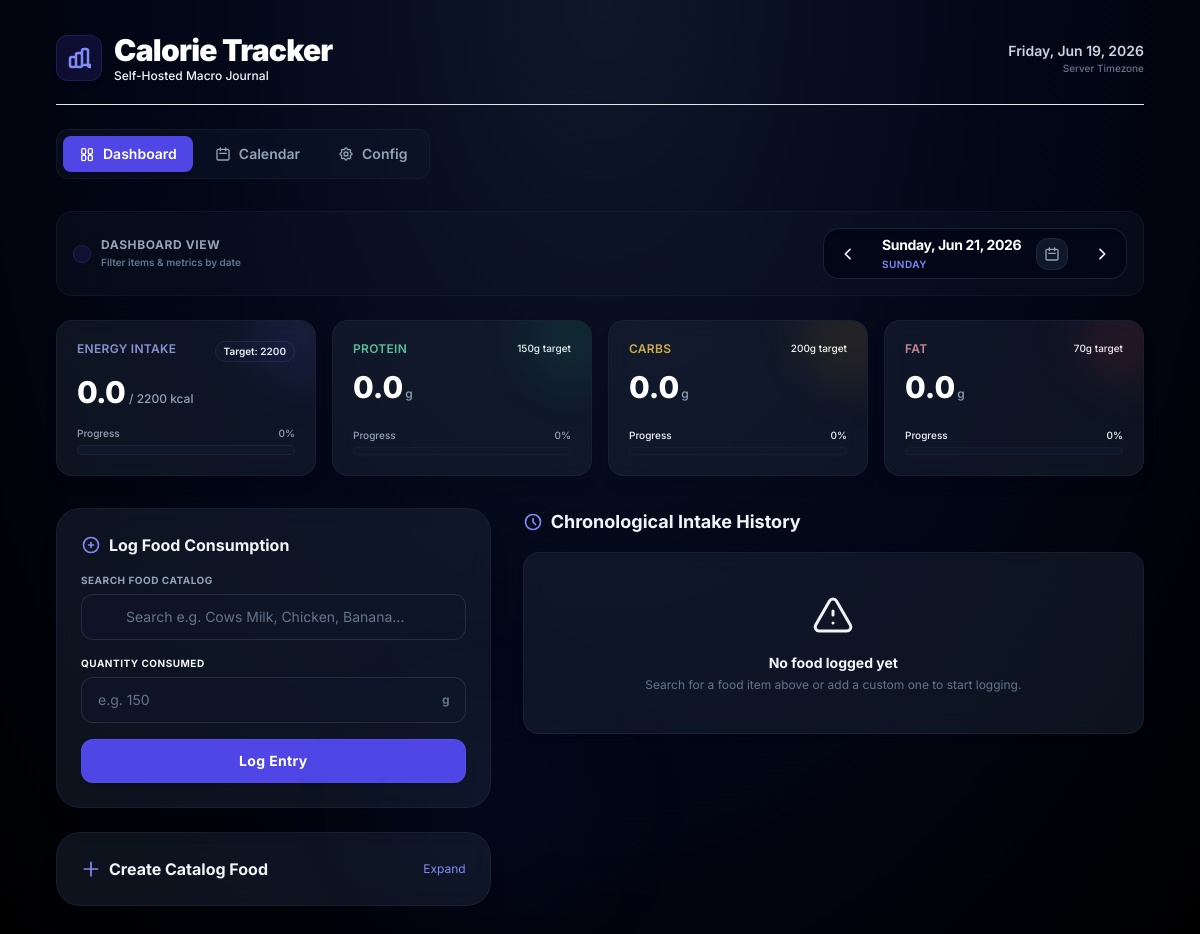
The app's page /?date=2026-06-21, older data.
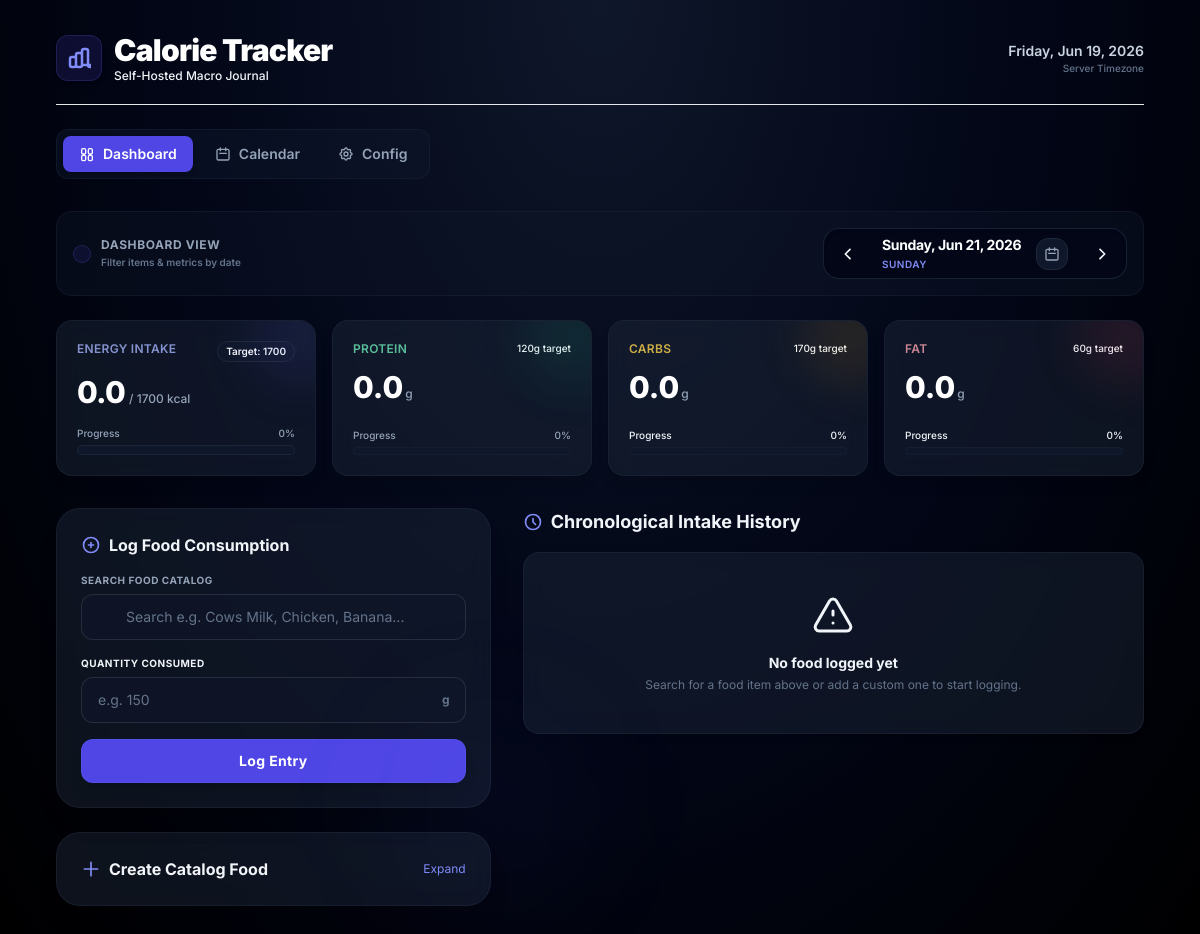
The same page, newer data.
### tables this page shows
CREATE TABLE targets (
        key TEXT PRIMARY KEY,
        value REAL NOT NULL
    );

### app/main.py (the view)
@app.get("/", response_class=HTMLResponse)
def index_view(request: Request, date: str = None):
    if not date:
        date = datetime.now().strftime("%Y-%m-%d")
    try:
        date_obj = datetime.strptime(date, "%Y-%m-%d")
    except (ValueError, TypeError):
        date_obj = datetime.now()
        date = date_obj.strftime("%Y-%m-%d")
    prev_date = (date_obj - timedelta(days=1)).strftime("%Y-%m-%d")
    next_date = (date_obj + timedelta(days=1)).strftime("%Y-%m-%d")
    formatted_selected_date = date_obj.strftime("%A, %b %d, %Y")
    today_str = datetime.now().strftime("%Y-%m-%d")
    yesterday_str = (datetime.now() - timedelta(days=1)).strftime("%Y-%m-%d")
    tomorrow_str = (datetime.now() + timedelta(days=1)).strftime("%Y-%m-%d")
    if date == today_str:
        selected_day_name = "Today"
    elif date == yesterday_str:
        selected_day_name = "Yesterday"
    elif date == tomorrow_str:
        selected_day_name = "Tomorrow"
    else:
        selected_day_name = date_obj.strftime("%A")
    conn = get_db_connection()
    metrics = get_daily_metrics(conn, date)
    history = get_grouped_history(conn, date)
    conn.close()
    return templates.TemplateResponse(request, "index.html", {
        "metrics": metrics,
        "history": history,
        "active_tab": "dashboard",
        "selected_date": date,
        "formatted_selected_date": formatted_selected_date,
        "selected_day_name": selected_day_name,
        "prev_date": prev_date,
        "next_date": next_date,
        "today_date": today_str
    })

### app/templates/index.html (shortened to what the changed rows need)
{% extends "base.html" %}
{% block content %}
    <div id="metrics-panel" class="grid grid-cols-1 sm:grid-cols-2 lg:grid-cols-4 gap-4 mb-8">
        {% include "metrics.html" %}
    </div>
    <div class="grid grid-cols-1 lg:grid-cols-12 gap-8">
        <div class="lg:col-span-5 space-y-6">
            <div class="glass-panel p-6 rounded-3xl border border-slate-800/60 shadow-xl relative z-20">
                <h2 class="text-base font-bold text-slate-100 mb-4 flex items-center gap-2">
                    <svg xmlns="http://www.w3.org/2000/svg" class="h-5 w-5 text-indigo-400" fill="none" viewBox="0 0 24 24" stroke="currentColor">
                        <path stroke-linecap="round" stroke-linejoin="round" stroke-width="2" d="M12 9v3m0 0v3m0-3h3m-3 0H9m12 0a9 9 0 11-18 0 9 9 0 0118 0z" />
                    </svg>
                    Log Food Consumption
                </h2>
            </div>
            <details class="group glass-panel rounded-3xl border border-slate-800/60 p-6 shadow-xl relative z-10 overflow-hidden transition-all duration-200">
                <summary class="list-none flex justify-between items-center cursor-pointer select-none">
                    <h2 class="text-base font-bold text-slate-100 flex items-center gap-2">
                        <svg xmlns="http://www.w3.org/2000/svg" class="h-5 w-5 text-indigo-400 group-open:rotate-45 transition-transform duration-200" fill="none" viewBox="0 0 24 24" stroke="currentColor">
                            <path stroke-linecap="round" stroke-linejoin="round" stroke-width="2" d="M12 4v16m8-8H4" />
                        </svg>
                        Create Catalog Food
                    </h2>
                </summary>
            </details>
        </div>
        <div class="lg:col-span-7">
            <h2 class="text-lg font-bold text-slate-100 mb-4 flex items-center gap-2">
                <svg xmlns="http://www.w3.org/2000/svg" class="h-5 w-5 text-indigo-400" fill="none" viewBox="0 0 24 24" stroke="currentColor">
                    <path stroke-linecap="round" stroke-linejoin="round" stroke-width="2" d="M12 8v4l3 3m6-3a9 9 0 11-18 0 9 9 0 0118 0z" />
                </svg>
                Chronological Intake History
            </h2>
        </div>
    </div>
{% endblock %}

### app/templates/metrics.html (shortened to what the changed rows need)
<div class="glass-panel p-5 rounded-2xl relative overflow-hidden flex flex-col justify-between min-h-[140px] border border-slate-800/60 shadow-lg">
    <div>
        <div class="flex justify-between items-start">
            <span class="text-xs font-semibold tracking-wide uppercase text-indigo-300/80">Energy Intake</span>
            <span class="text-[10px] px-2 py-0.5 rounded-full bg-slate-900 text-slate-350 font-semibold border border-slate-800">
                Target: {{ metrics.targets.calories | int }}
            </span>
        </div>
        <div class="mt-3 flex items-baseline gap-1">
            <span class="text-3xl font-extrabold tracking-tight text-white">{{ metrics.totals.calories }}</span>
            <span class="text-xs text-slate-400 font-medium">/ {{ metrics.targets.calories | int }} kcal</span>
        </div>
    </div>
</div>
<div class="glass-panel p-5 rounded-2xl relative overflow-hidden flex flex-col justify-between min-h-[140px] border border-slate-800/60 shadow-lg">
    <div>
        <div class="flex justify-between items-start">
            <span class="text-xs font-semibold tracking-wide uppercase text-emerald-300/80">Protein</span>
            <span class="text-[10px] text-slate-450 font-medium">{{ metrics.targets.protein | int }}g target</span>
        </div>
    </div>
</div>
<div class="glass-panel p-5 rounded-2xl relative overflow-hidden flex flex-col justify-between min-h-[140px] border border-slate-800/60 shadow-lg">
    <div>
        <div class="flex justify-between items-start">
            <span class="text-xs font-semibold tracking-wide uppercase text-amber-300/80">Carbs</span>
            <span class="text-[10px] text-slate-450 font-medium">{{ metrics.targets.carbs | int }}g target</span>
        </div>
    </div>
</div>
<div class="glass-panel p-5 rounded-2xl relative overflow-hidden flex flex-col justify-between min-h-[140px] border border-slate-800/60 shadow-lg">
    <div>
        <div class="flex justify-between items-start">
            <span class="text-xs font-semibold tracking-wide uppercase text-rose-300/80">Fat</span>
            <span class="text-[10px] text-slate-450 font-medium">{{ metrics.targets.fat | int }}g target</span>
        </div>
    </div>
</div>

Row changes from the older to the newer data that the page shows:
changed targets (number 1 of 4 on the later page): targets.calories "2200" → "1700"
changed targets (number 2 of 4 on the later page): targets.protein "150" → "120"
changed targets (number 3 of 4 on the later page): targets.carbs "200" → "170"
changed targets (number 4 of 4 on the later page): targets.fat "70" → "60"
